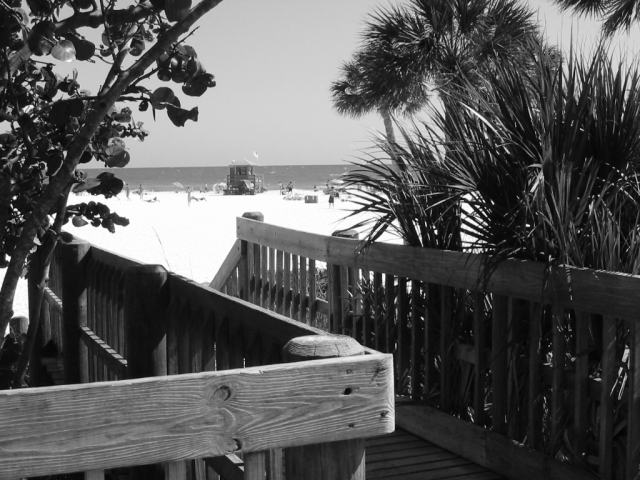
%> input picture TP5/beach.tif, 640 x 480 px
$ octave TP5.m   (GNU Octave 9; MATLAB toolbox functions it lacks are replaced by stand-ins)
%> lines starting %> are read from the running program, lines starting %| are printed output that depends on the picture; in (x1, y1, x2, y2) boxes, pixels count from 0 and x2, y2 are one past the last pixel; in counts of white or black regions, pixels touching at a corner belong together; the program's own positions count from 1
### TP5/decompose_image.m
function decompose_image (image, titre)

  image_fft = fft2(image);
  phase = angle(fftshift(image_fft));
  module = abs(fftshift(image_fft));
  figure()
  subplot(1,2,1), imshow(phase), title(strcat('Phase (', titre, ')'))
  subplot(1,2,2), imshow(module), title(strcat('Module (', titre, ')'))
  saveas(gcf, strcat('images/phase & module - ', titre), 'png');

endfunction

### TP5/merge_with.m
## Author: pierr <pierr@LAPTOP-RPAK4954>
## Created: 2020-02-03

function reconstructed = merge_with (image, style)

  image_fft = fft2(image);
  phase = angle(fftshift(image_fft));
  %module = abs(fftshift(image_fft));
  image_size = size(image);
  style_fft = fft2(style, image_size(1), image_size(2));
  %phase = angle(fftshift(image_fft));
  module = abs(fftshift(style_fft));
  reconstructed = uint8(real(ifft2(fftshift(module .* exp(1i*phase)))));

endfunction

### TP5/TP5.m
close all;
clear;
pkg load image;

beach = imread('beach.tif');
%> beach is the input picture: size 480x640 uint8; min 2, max 255, mean 89.1
manhattan = imread('manhattan.tif');
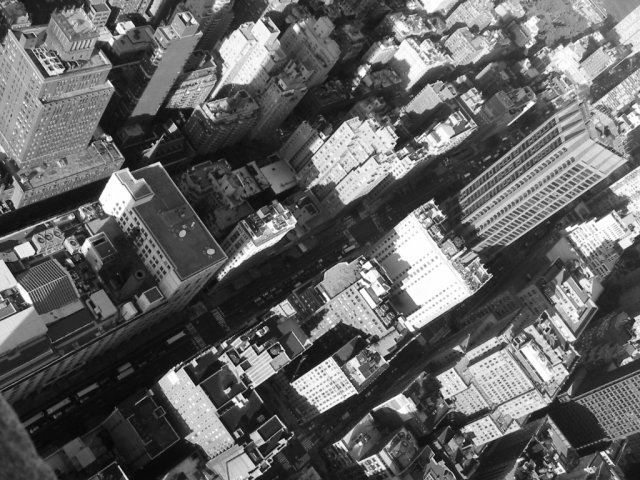
%> input picture TP5/manhattan.tif, 640 x 480 px
%> manhattan is the input picture: size 480x640 uint8; min 6, max 255, mean 98.9
sinus = imread('sinus.png');
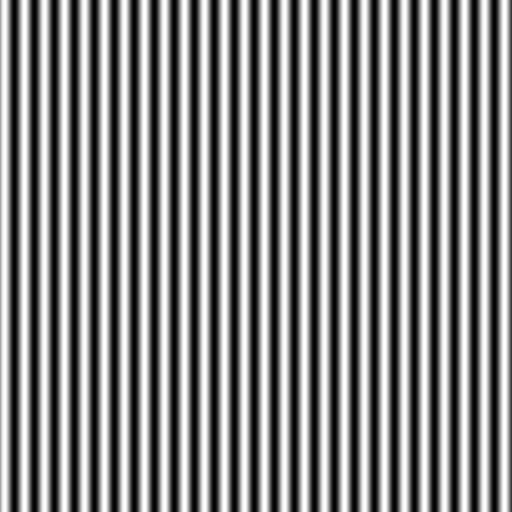
%> input picture TP5/sinus.png, 512 x 512 px
%> sinus is the input picture: size 512x512 uint8; min 0, max 255, mean 128.8
figure()
subplot(2,2,1)
imshow(beach);
subplot(2,2,2)
imshow(manhattan);
subplot(2,2,3)
imshow(sinus);

% angle() -> phase
%
decompose_image(sinus, 'sinus');
%> in decompose_image, `imshow(module)`:
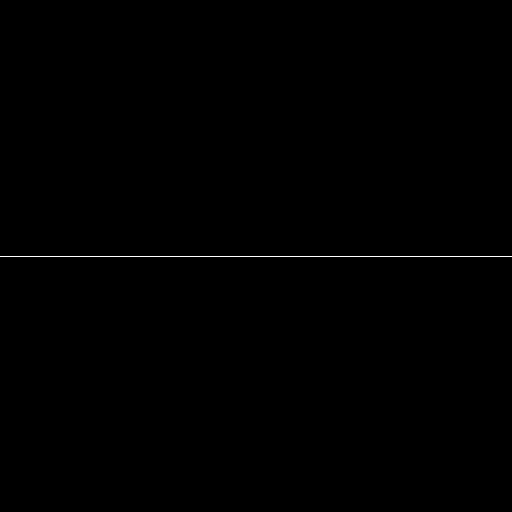
%> displayed picture: size 512x512, on the screen's scale of 0 to 255; 0.2% white in thin lines or dots, all inside (x1, y1, x2, y2) = (0, 256, 512, 257)
decompose_image(beach, 'beach');
decompose_image(manhattan, 'manhattan');
%> call 3 of decompose_image, with titre = 'manhattan'
%> in decompose_image (call 3), `phase = angle(fftshift(image_fft));`:
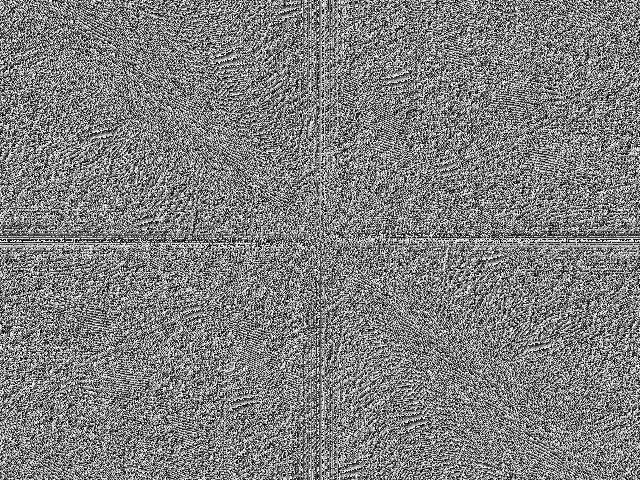
%> phase: size 480x640 double; min -3.14, max 3.14, mean 3.07e-05; drawn with min black and max white

##reconstructed = uint8(real(ifft2(fftshift(module .* exp(1i*unwrap(phase))))));
##figure()
##imshow(reconstructed)

figure()
imshow(merge_with(beach, manhattan));
%> in merge_with, `reconstructed = uint8(real(ifft2(fftshift(module .* exp(1i*phase)))));`:
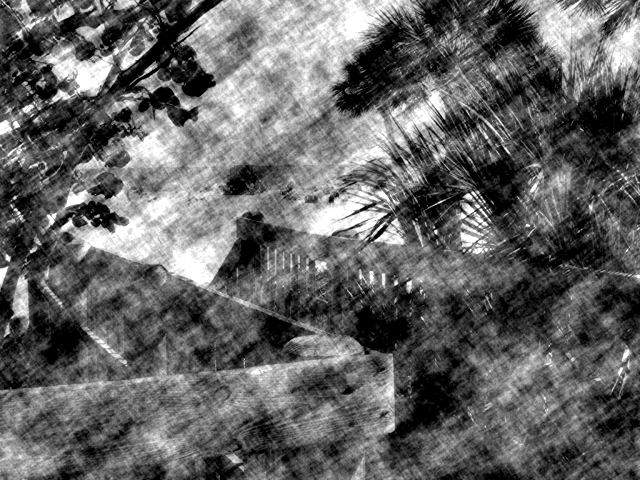
%> reconstructed: size 480x640 uint8; min 0, max 255, mean 99.9
saveas(gcf, 'images/merge beach with manhattan', 'png');

figure()
subplot(1,2,1), imshow(real(fftshift(fft2(beach)))), title('Fourier - Beach')
%> after `imshow(real(fftshift(fft2(beach))))`:
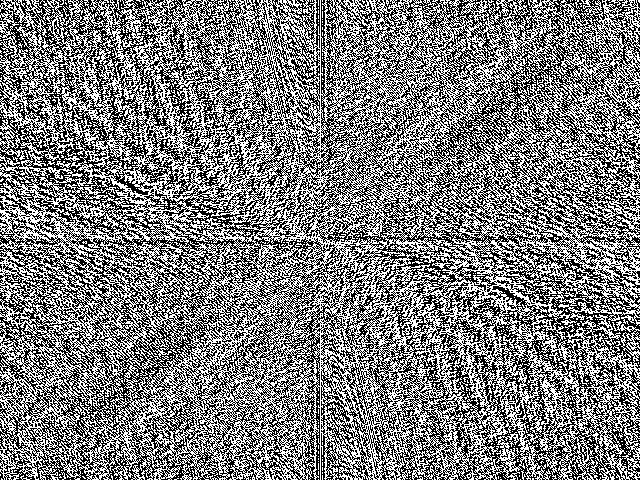
%> displayed picture: size 480x640, on the screen's scale of 0 to 255; min 0, max 255, mean 125.7
subplot(1,2,2), imshow(real(fftshift(fft2(manhattan)))), title('Fourier - Manhattan')
%> after `imshow(real(fftshift(fft2(manhattan))))`:
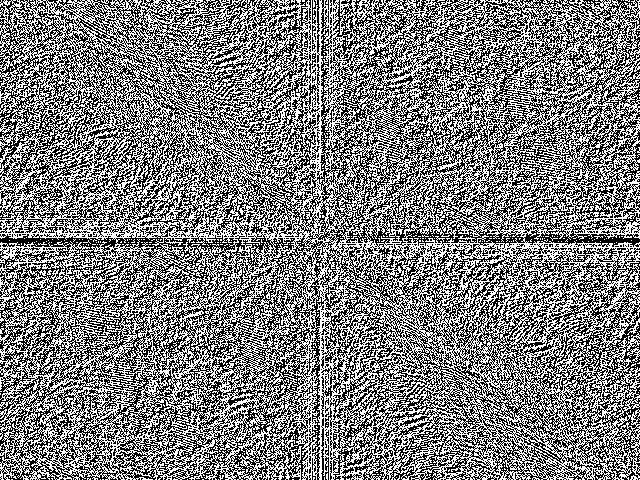
%> displayed picture: size 480x640, on the screen's scale of 0 to 255; min 0, max 255, mean 126.8
saveas(gcf, 'images/transformees de fourier', 'png');

figure()
%> (the run ends here)
